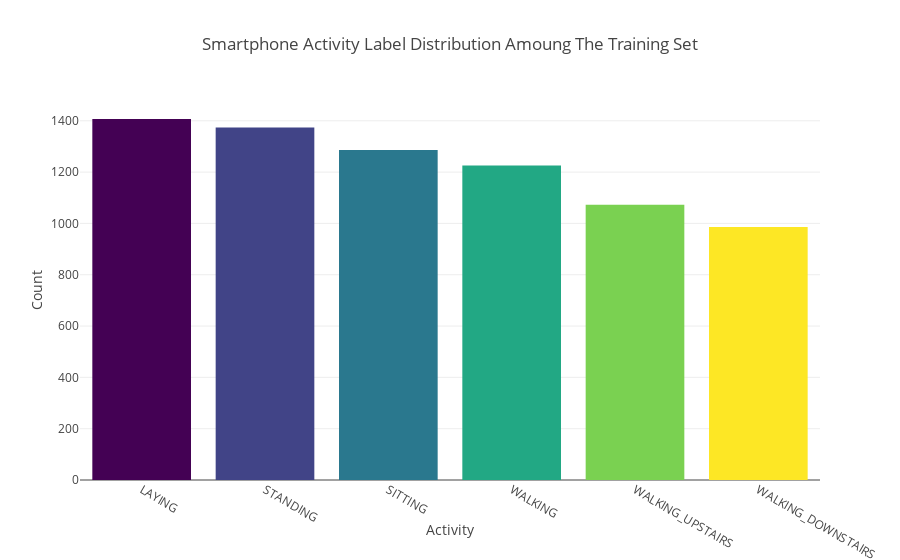

The cell this chart's notebook holds for it:
### Code cell
label = train.Activity
# Plotting data
label_counts = label.value_counts()

# Get colors
n = label_counts.shape[0]
colormap = get_cmap('viridis')
colors = [rgb2hex(colormap(col)) for col in np.arange(0, 1.01, 1/(n-1))]

# Create plot
data = go.Bar(x = label_counts.index,
              y = label_counts,
              marker = dict(color = colors))

layout = go.Layout(title = 'Smartphone Activity Label Distribution Amoung The Training Set',
                   xaxis = dict(title = 'Activity'),
                   yaxis = dict(title = 'Count'))

fig = go.Figure(data=[data], layout=layout)
iplot(fig)

### Figure 1 — Plotly figure (JSON) as saved in the notebook; plotly's stock layout.template omitted (floating-point values rounded to 4 significant figures)
{"data": [{"marker": {"color": ["#440154", "#414487", "#2a788e", "#22a884", "#7ad151", "#fde725"]}, "type": "bar", "uid": "8eb51f8c-a3ca-11e8-9293-7cb0c26317e8", "x": ["LAYING", "STANDING", "SITTING", "WALKING", "WALKING_UPSTAIRS", "WALKING_DOWNSTAIRS"], "y": [1407, 1374, 1286, 1226, 1073, 986]}], "layout": {"title": "Smartphone Activity Label Distribution Amoung The Training Set", "xaxis": {"title": "Activity"}, "yaxis": {"title": "Count"}}}
